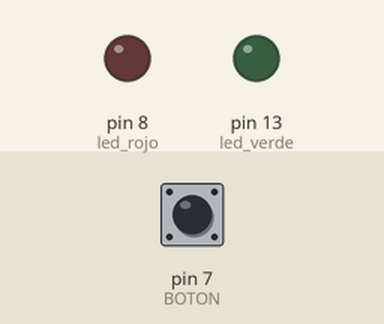
Simulated run of this sketch. Board: Arduino Uno, built with avr-gcc and run on an emulated ATmega328P. Shown: output pins drawn as LEDs (lit = HIGH). The inputs (shaded band) are chosen by the test bench; at power-on: pin 7 (BOTON) LOW.

Above: at 1.2 s.
1.3 s: pin 7 (BOTON) pulled HIGH for 0.15 s
At 2.0 s:
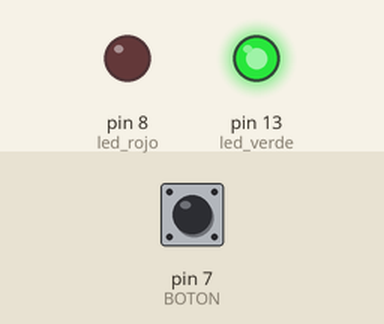
At 7.8 s:
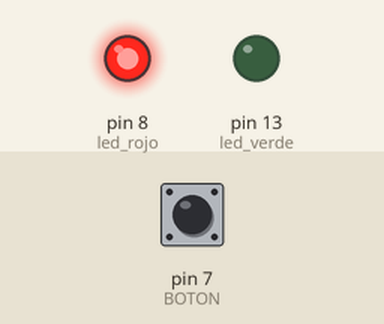
Timing chart, 0 to 12.8 s (numbered marks = the images above; inputs shaded):
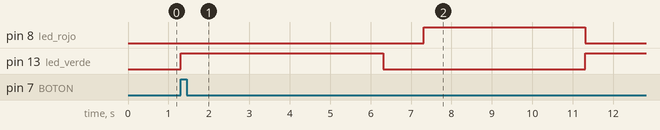

The sketch:

Encender_y_apagar_2_LED_-_Arduino_Sketch.ino
```cpp
// Leds en serie
// declarando parametros
int led_verde = 13;
int led_rojo = 8;
const int BOTON = 7; // pin de entrada botón
int val = 0; //val se emplea para almacenar el estado
// del botón
int state = 0; // 0 LED apagado, mientras que 1 encendido
int old_val = 0; // almacena el antiguo valor de val// setup de parámetros
void setup() {
// se indica que cada pin es de salidad OUTPUT.
pinMode(led_verde, OUTPUT);
pinMode(led_rojo, OUTPUT);
}
// lazo a ejecutar continuamente una vez cargado el código en el arduino
void loop(){
val= digitalRead(BOTON); // lee el estado del Boton
// chequear si el boton esta presionado o no
if ((val == HIGH) && (old_val == LOW)){
state=1-state;
delay(10);
}
old_val = val; // val is now old, let's store it
if (state==1){
digitalWrite(led_verde,HIGH); // encender LED verde
delay(5000); // mantener por 5 segundos
digitalWrite(led_verde,LOW); // apagar LED verde
delay(1000); // mantener por 1 segundos
digitalWrite(led_rojo,HIGH); // encender LED rojo
delay(4000);
digitalWrite(led_rojo,LOW); // encender LED rojo
}
}
```

Measured:
- after the input at 1.3 s, pin 8 (led_rojo): LOW → HIGH after 6.0 s, → LOW 4.0 s later; pin 13 (led_verde): LOW → HIGH at once, → LOW 5.0 s later, → HIGH 5.0 s later
